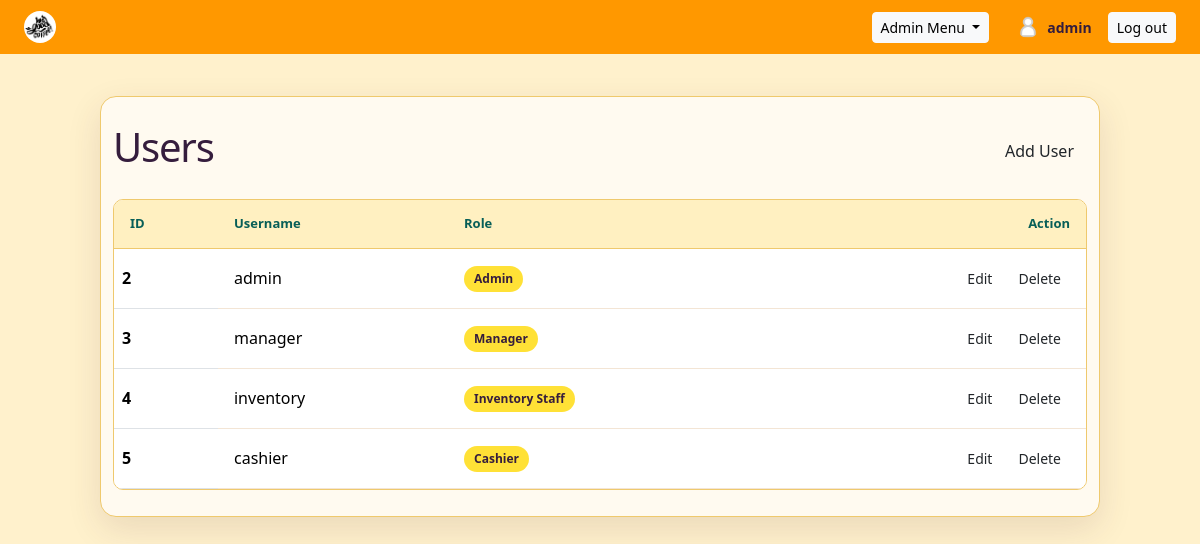
The app's page /admin/index.php (signed in) with its own data.
### tables this page shows
CREATE TABLE `users` (
  `id` int(11) NOT NULL,
  `username` varchar(100) NOT NULL,
  `password` varchar(255) NOT NULL,
  `role` enum('admin','cashier','manager','inventory_staff') NOT NULL DEFAULT 'cashier',
  `created_at` datetime NOT NULL DEFAULT current_timestamp()
);

### admin/index.php (the view, shortened to what this page needs)
<?php
require_once __DIR__ . '/../_session.php';
require_once __DIR__ . '/../_conn.php';
$users = [];
try {
    $result = $conn->query('SELECT id, username, role FROM users ORDER BY id');
    $users = $result->fetch_all(MYSQLI_ASSOC);
} catch (mysqli_sql_exception $exception) {
    error_log($exception->getMessage());
    $loadError = 'Unable to load users. Check the database connection and users table.';
}
?>
<!DOCTYPE html>
<html lang="en">
<head>
    <link rel="stylesheet" href="../styles.css?v=4">
    <link href="https://cdn.jsdelivr.net/npm/bootstrap@5.3.8/dist/css/bootstrap.min.css" rel="stylesheet">
</head>
<body>
    <header class="site-header">
        <a class="brand" aria-label="WeGoodCoffee home"><img class="brand-logo" src="../img/logo.png" alt=""></a>
        <div class="dropdown ms-auto me-3">
            <button class="btn btn-sm btn-light dropdown-toggle" type="button" data-bs-toggle="dropdown" aria-expanded="false">
                Admin Menu
            </button>
        </div>
        <div class="d-flex align-items-center gap-3">
            <form action="../logout.php" method="post">
                <button class="btn btn-sm btn-light" type="submit">Log out</button>
            </form>
        </div>
    </header>
    <main class="admin-stage container-fluid">
        <div class="row justify-content-center">
            <section class="col-12 col-xl-10 admin-content" aria-labelledby="users-title">
                <div class="admin-heading row align-items-center g-3">
                    <div class="col">
                        <h1 id="users-title">Users</h1>
                    </div>
                    <div class="col-auto">
                        <a class="btn admin-add-button" href="addUser.php">Add User</a>
                    </div>
                </div>
                <div class="row">
                    <div class="col-12">
                        <div class="admin-table-wrap">
                            <table class="table admin-table align-middle mb-0">
                                <thead>
                                    <tr>
                                        <th scope="col">ID</th>
                                        <th scope="col">Username</th>
                                        <th scope="col">Role</th>
                                        <th scope="col" class="text-end">Action</th>
                                    </tr>
                                </thead>
                                <tbody>
                                    <?php if ($users === []): ?>
                                        <tr>
                                            <td class="text-center text-muted py-4" colspan="4">No users found.</td>
                                        </tr>
                                    <?php else: ?>
                                        <?php foreach ($users as $user): ?>
                                            <tr>
                                                <th scope="row"><?= htmlspecialchars((string) $user['id'], ENT_QUOTES, 'UTF-8') ?></th>
                                                <td><?= htmlspecialchars($user['username'], ENT_QUOTES, 'UTF-8') ?></td>
                                                <td><span class="role-badge"><?= htmlspecialchars(ucwords(str_replace('_', ' ', $user['role'])), ENT_QUOTES, 'UTF-8') ?></span></td>
                                                <td>
                                                    <div class="d-flex justify-content-end gap-2">
                                                        <a class="btn btn-sm admin-edit-button" href="editUser.php?id=<?= rawurlencode((string) $user['id']) ?>">Edit</a>
                                                        <a class="btn btn-sm admin-delete-button" href="deleteUser.php?id=<?= rawurlencode((string) $user['id']) ?>">Delete</a>
                                                    </div>
                                                </td>
                                            </tr>
                                        <?php endforeach; ?>
                                    <?php endif; ?>
                                </tbody>
                            </table>
                        </div>
                    </div>
                </div>
            </section>
        </div>
    </main>
</body>
</html>

### styles.css (style rules this page uses)
:root { color-scheme: light; --color-ink: #351d3d; --color-muted: #795a6f; --color-page: #fff1cc; --color-surface: #fffaf0; --color-surface-alt: #fff0c1; --color-line: #efc96d; --color-orange: #ff9800; --color-orange-deep: #df5c1f; --color-yellow: #ffe136; --color-teal: #075e57; --color-pink: #ed7d9a; font-family: "Segoe UI", Arial, sans-serif; color: var(--color-ink); background: var(--color-page); font-synthesis: none; text-rendering: optimizeLegibility; -webkit-font-smoothing: antialiased; -moz-osx-font-smoothing: grayscale; }
* { box-sizing: border-box; }
body { min-width: 320px; min-height: 100vh; margin: 0; background: var(--color-page); }
a { color: var(--color-orange-deep); text-decoration: none; }
.site-header { min-height: 54px; display: flex; flex-wrap: wrap; align-items: center; gap: 12px; padding: 0 24px; background: var(--color-orange); }
.brand { display: inline-flex; align-items: center; gap: 9px; color: var(--color-ink); }
.brand-logo { width: 32px; height: 32px; flex: 0 0 auto; object-fit: contain; border-radius: 50%; }
h1 { margin: 0; font-size: 25px; font-weight: 700; letter-spacing: -0.03em; }
.admin-stage { min-height: calc(100vh - 54px); padding: 42px 24px; background: var(--color-page); }
.admin-content { padding: 26px; border: 1px solid var(--color-line); border-radius: 16px; background: var(--color-surface); box-shadow: 0 12px 34px rgb(83 40 59 / 12%); }
.admin-heading { margin-bottom: 20px; }
.admin-heading h1 { color: var(--color-ink); }
.admin-add-button, .admin-edit-button { border: 1px solid var(--color-orange-deep); background: var(--color-orange-deep); color: #fffaf3; }
.admin-delete-button { border: 1px solid var(--color-pink); background: transparent; color: #a63e56; }
.admin-table-wrap { overflow-x: auto; border: 1px solid var(--color-line); border-radius: 10px; background: #fff; }
.admin-table { color: var(--color-ink); }
.admin-table thead th { padding: 14px 16px; border-bottom-color: var(--color-line); background: var(--color-surface-alt); color: var(--color-teal); font-size: 13px; font-weight: 700; }
.admin-table tbody td { padding: 14px 16px; border-color: #f3e5d5; }
.role-badge { display: inline-block; padding: 4px 10px; border-radius: 999px; background: var(--color-yellow); color: var(--color-ink); font-size: 12px; font-weight: 600; }

### records on screen
users: id "2", username "admin", role "Admin"
users: id "3", username "manager", role "Manager"
users: id "4", username "inventory", role "Inventory Staff"
users: id "5", username "cashier", role "Cashier"

### other values on screen
$username "admin"
